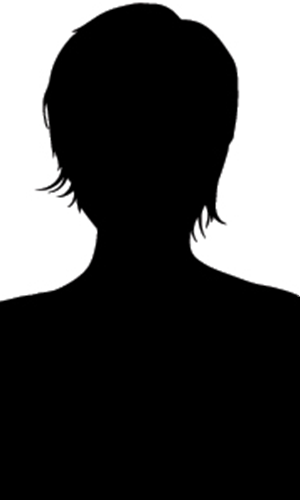
#> input picture videos/media/images/actor/Unknown/profile/profile.jpg, 300 x 500 px
$ python smartcrop.py ../videos/media/images/actor/Unknown/profile/profile.jpg out.png   (older library calls are emulated)
#> lines starting #> are read from the running program, lines starting #| are printed output that depends on the picture; after the words box and inside, x2 and y2 are one past the last pixel; in counts of white or black regions, pixels touching at a corner belong together
#> in main, image is the input picture: PIL image 300x500 RGB; mean R, G, B 74.9, 74.9, 74.9
#!/usr/bin/env python

import argparse
import json
import math
import sys
import numpy as np
from PIL import Image, ImageDraw
from PIL.ImageFilter import Kernel
'''
smartcrop.py
https://github.com/smartcrop/

smartcrop finds good crops for arbitrary images and crop sizes

Usage:

import json
import sys
import smartcrop
from PIL import Image

image = Image.open(path)
width, height = img.size[:2]

basewidth = 1280
if width < basewidth:
    wpercent = (basewidth/float(image.size[0]))
    hsize = int((float(image.size[1])*float(wpercent)))
    image = image.resize((basewidth,hsize), Image.ANTIALIAS)

sc = smartcrop.SmartCrop()
result = sc.crop(image, width=x, height=y)
print(json.dumps(result, indent=2))

cropped_image = image.crop(box)
cropped_image.thumbnail((options.width, options.height), Image.ANTIALIAS)
cropped_image.save(options.outputfile, 'JPEG', quality=90)

'''

def saturation(image):
    r, g, b = image.split()
    r, g, b = np.array(r, float), np.array(g, float), np.array(b, float)
    maximum = np.maximum(np.maximum(r, g), b)  # [0; 255]
    minimum = np.minimum(np.minimum(r, g), b)  # [0; 255]
    s = (maximum + minimum) / 255  # [0.0; 1.0]
    d = (maximum - minimum) / 255  # [0.0; 1.0]
    d[maximum == minimum] = 0  # if maximum == minimum:
    s[maximum == minimum] = 1  # -> saturation = 0 / 1 = 0
    mask = s > 1
    s[mask] = 2 - d[mask]
    return d / s  # [0.0; 1.0]


def thirds(x):
    """gets value in the range of [0, 1] where 0 is the center of the pictures
    returns weight of rule of thirds [0, 1]"""
    x = ((x + 2 / 3) % 2 * 0.5 - 0.5) * 16
    return max(1 - x * x, 0)


class SmartCrop(object):

    DEFAULT_SKIN_COLOR = [0.78, 0.57, 0.44]

    def __init__(
        self,
        detail_weight=0.2,
        edge_radius=0.4,
        edge_weight=-20,
        outside_importance=-0.5,
        rule_of_thirds=True,
        saturation_bias=0.2,
        saturation_brightness_max=0.9,
        saturation_brightness_min=0.05,
        saturation_threshold=0.4,
        saturation_weight=0.3,
        score_down_sample=8,
        skin_bias=0.01,
        skin_brightness_max=1,
        skin_brightness_min=0.2,
        skin_color=None,
        skin_threshold=0.8,
        skin_weight=1.8
    ):
        self.detail_weight = detail_weight
        self.edge_radius = edge_radius
        self.edge_weight = edge_weight
        self.outside_importance = outside_importance
        self.rule_of_thirds = rule_of_thirds
        self.saturation_bias = saturation_bias
        self.saturation_brightness_max = saturation_brightness_max
        self.saturation_brightness_min = saturation_brightness_min
        self.saturation_threshold = saturation_threshold
        self.saturation_weight = saturation_weight
        self.score_down_sample = score_down_sample
        self.skin_bias = skin_bias
        self.skin_brightness_max = skin_brightness_max
        self.skin_brightness_min = skin_brightness_min
        self.skin_color = skin_color or self.DEFAULT_SKIN_COLOR
        self.skin_threshold = skin_threshold
        self.skin_weight = skin_weight

    def analyse(
        self,
        image,
        crop_width,
        crop_height,
        max_scale=1,
        min_scale=0.9,
        scale_step=0.1,
        step=8
    ):
        """
        Analyze image and return some suggestions of crops (coordinates).
        This implementation / algorithm is really slow for large images.
        Use `crop()` which is pre-scaling the image before analyzing it.
        """
        cie_image = image.convert('L', (0.2126, 0.7152, 0.0722, 0))
        cie_array = np.array(cie_image)  # [0; 255]

        # R=skin G=edge B=saturation
        edge_image = self.detect_edge(cie_image)
        skin_image = self.detect_skin(cie_array, image)
        saturation_image = self.detect_saturation(cie_array, image)
        analyse_image = Image.merge('RGB', [skin_image, edge_image, saturation_image])

        del edge_image
        del skin_image
        del saturation_image

        score_image = analyse_image.copy()
        score_image.thumbnail(
            (
                int(math.ceil(image.size[0] / self.score_down_sample)),
                int(math.ceil(image.size[1] / self.score_down_sample))
            ),
            Image.ANTIALIAS)

        top_crop = None
        top_score = -sys.maxsize

        crops = self.crops(
            image,
            crop_width,
            crop_height,
            max_scale=max_scale,
            min_scale=min_scale,
            scale_step=scale_step,
            step=step)

        for crop in crops:
            crop['score'] = self.score(score_image, crop)
            if crop['score']['total'] > top_score:
                top_crop = crop
                top_score = crop['score']['total']

        return {'analyse_image': analyse_image, 'crops': crops, 'top_crop': top_crop}

    def crop(
        self,
        image,
        width,
        height,
        prescale=True,
        max_scale=1,
        min_scale=0.9,
        scale_step=0.1,
        step=8
    ):
        """Not yet fully cleaned from https://github.com/hhatto/smartcrop.py."""
#> called with width = 100, height = 100, prescale = True, max_scale = 1, min_scale = 0.9, scale_step = 0.1, step = 8
        scale = min(image.size[0] / width, image.size[1] / height)
#> scale = 3
        crop_width = int(math.floor(width * scale))
#> crop_width = 300
        crop_height = int(math.floor(height * scale))
#> crop_height = 300
        # img = 100x100, width = 95x95, scale = 100/95, 1/scale > min
        # don't set minscale smaller than 1/scale
        # -> don't pick crops that need upscaling
        min_scale = min(max_scale, max(1 / scale, min_scale))
#> min_scale = 0.9

        prescale_size = 1
        if prescale:
            prescale_size = 1 / scale / min_scale
#> prescale_size = 0.37
            if prescale_size < 1:
                image = image.copy()
                image.thumbnail(
                    (int(image.size[0] * prescale_size), int(image.size[1] * prescale_size)),
                    Image.ANTIALIAS)
#> image: PIL image 111x185 RGB
                crop_width = int(math.floor(crop_width * prescale_size))
#> crop_width = 111
                crop_height = int(math.floor(crop_height * prescale_size))
#> crop_height = 111
            else:
                prescale_size = 1

        result = self.analyse(
            image,
            crop_width=crop_width,
            crop_height=crop_height,
            min_scale=min_scale,
            max_scale=max_scale,
            scale_step=scale_step,
            step=step)

        for i in range(len(result['crops'])):
            crop = result['crops'][i]
            crop['x'] = int(math.floor(crop['x'] / prescale_size))
            crop['y'] = int(math.floor(crop['y'] / prescale_size))
            crop['width'] = int(math.floor(crop['width'] / prescale_size))
            crop['height'] = int(math.floor(crop['height'] / prescale_size))
            result['crops'][i] = crop
        return result

    def crops(
        self,
        image,
        crop_width,
        crop_height,
        max_scale=1,
        min_scale=0.9,
        scale_step=0.1,
        step=8
    ):
        image_width, image_height = image.size
        crops = []
        for scale in (
            i / 100 for i in range(
                int(max_scale * 100),
                int((min_scale - scale_step) * 100),
                -int(scale_step * 100))
        ):
            for y in range(0, image_height, step):
                if not (y + crop_height * scale <= image_height):
                    break
                for x in range(0, image_width, step):
                    if not (x + crop_width * scale <= image_width):
                        break
                    crops.append({
                        'x': x,
                        'y': y,
                        'width': crop_width * scale,
                        'height': crop_height * scale,
                    })
        if not crops:
            raise ValueError(locals())
        return crops

    def debug_crop(self, analyse_image, crop):
        debug_image = analyse_image.copy()
        debug_pixels = debug_image.getdata()
        debug_crop_image = Image.new(
            'RGBA',
            (
                int(math.floor(crop['width'])),
                int(math.floor(crop['height']))
            ),
            (255, 0, 0, 25)
        )
        ImageDraw.Draw(debug_crop_image).rectangle(
            ((0, 0), (crop['width'], crop['height'])),
            outline=(255, 0, 0))

        for y in range(analyse_image.size[1]):        # height
            for x in range(analyse_image.size[0]):    # width
                p = y * analyse_image.size[0] + x
                importance = self.importance(crop, x, y)
                if importance > 0:
                    debug_pixels.putpixel(
                        (x, y),
                        (
                            debug_pixels[p][0],
                            int(debug_pixels[p][1] + importance * 32),
                            debug_pixels[p][2]
                        ))
                elif importance < 0:
                    debug_pixels.putpixel(
                        (x, y),
                        (
                            int(debug_pixels[p][0] + importance * -64),
                            debug_pixels[p][1],
                            debug_pixels[p][2]
                        ))
        debug_image.paste(debug_crop_image, (crop['x'], crop['y']), debug_crop_image.split()[3])
        return debug_image

    def detect_edge(self, cie_image):
        return cie_image.filter(Kernel((3, 3), (0, -1, 0, -1, 4, -1, 0, -1, 0), 1, 1))

    def detect_saturation(self, cie_array, source_image):
        threshold = self.saturation_threshold
        saturation_data = saturation(source_image)
        mask = (
            (saturation_data > threshold) &
            (cie_array >= self.saturation_brightness_min * 255) &
            (cie_array <= self.saturation_brightness_max * 255))

        saturation_data[~mask] = 0
        saturation_data[mask] = (saturation_data[mask] - threshold) * (255 / (1 - threshold))

        return Image.fromarray(saturation_data.astype('uint8'))

    def detect_skin(self, cie_array, source_image):
        r, g, b = source_image.split()
        r, g, b = np.array(r, float), np.array(g, float), np.array(b, float)
#> r: shape (185, 111) float64
#> g: shape (185, 111) float64
#> b: shape (185, 111) float64
        rd = np.ones_like(r) * -self.skin_color[0]
        gd = np.ones_like(g) * -self.skin_color[1]
        bd = np.ones_like(b) * -self.skin_color[2]

        mag = np.sqrt(r * r + g * g + b * b)
        mask = ~(abs(mag) < 1e-6)
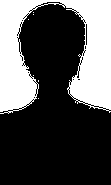
#> mask: shape (185, 111) bool; 32.6% white; 7 white regions (6 under 20 px), largest, box (x1, y1, x2, y2) and area: (0, 0, 111, 114) 6695
        rd[mask] = r[mask] / mag[mask] - self.skin_color[0]
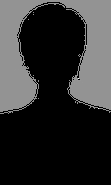
#> rd: shape (185, 111) float64; min -0.78, max 0.22, mean -0.592; drawn with min black and max white
        gd[mask] = g[mask] / mag[mask] - self.skin_color[1]
        bd[mask] = b[mask] / mag[mask] - self.skin_color[2]
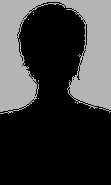
#> bd: shape (185, 111) float64; min -0.44, max 0.376, mean -0.252; drawn with min black and max white

        skin = 1 - np.sqrt(rd * rd + gd * gd + bd * bd)
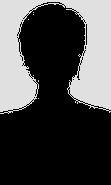
#> skin: shape (185, 111) float64; min -0.0616, max 0.868, mean 0.205; drawn with min black and max white
        mask = (
            (skin > self.skin_threshold) &
            (cie_array >= self.skin_brightness_min * 255) &
            (cie_array <= self.skin_brightness_max * 255))
#> mask: shape (185, 111) bool; every value is 0

        skin_data = (skin - self.skin_threshold) * (255 / (1 - self.skin_threshold))
        skin_data[~mask] = 0
#> skin_data: shape (185, 111) float64; every value is 0

        return Image.fromarray(skin_data.astype('uint8'))

    def importance(self, crop, x, y):
        if (
            crop['x'] > x or x >= crop['x'] + crop['width'] or
            crop['y'] > y or y >= crop['y'] + crop['height']
        ):
            return self.outside_importance

        x = (x - crop['x']) / crop['width']
        y = (y - crop['y']) / crop['height']
        px, py = abs(0.5 - x) * 2, abs(0.5 - y) * 2

        # distance from edge
        dx = max(px - 1 + self.edge_radius, 0)
        dy = max(py - 1 + self.edge_radius, 0)
        d = (dx * dx + dy * dy) * self.edge_weight
        s = 1.41 - math.sqrt(px * px + py * py)

        if self.rule_of_thirds:
            s += (max(0, s + d + 0.5) * 1.2) * (thirds(px) + thirds(py))

        return s + d

    def score(self, target_image, crop):
        score = {
            'detail': 0,
            'saturation': 0,
            'skin': 0,
            'total': 0,
        }
        target_data = target_image.getdata()
        target_width, target_height = target_image.size

        down_sample = self.score_down_sample
        inv_down_sample = 1 / down_sample
        target_width_down_sample = target_width * down_sample
        target_height_down_sample = target_height * down_sample

        for y in range(0, target_height_down_sample, down_sample):
            for x in range(0, target_width_down_sample, down_sample):
                p = int(
                    math.floor(y * inv_down_sample) * target_width +
                    math.floor(x * inv_down_sample)
                )
                importance = self.importance(crop, x, y)
                detail = target_data[p][1] / 255
                score['skin'] += (
                    target_data[p][0] / 255 *
                    (detail + self.skin_bias) *
                    importance
                )
                score['detail'] += detail * importance
                score['saturation'] += (
                    target_data[p][2] / 255 *
                    (detail + self.saturation_bias) *
                    importance
                )
        score['total'] = (
            score['detail'] * self.detail_weight +
            score['skin'] * self.skin_weight +
            score['saturation'] * self.saturation_weight
        ) / (crop['width'] * crop['height'])
        return score


def parse_argument():
    parser = argparse.ArgumentParser()
    parser.add_argument('inputfile', metavar='INPUT_FILE', help='Input image file')
    parser.add_argument('outputfile', metavar='OUTPUT_FILE', help='Output image file')
    parser.add_argument('--debug-file', metavar='DEBUG_FILE', help='Debugging image file')
    parser.add_argument('--width', dest='width', type=int, default=100, help='Crop width')
    parser.add_argument('--height', dest='height', type=int, default=100, help='Crop height')
    return parser.parse_args()


def main():
    options = parse_argument()

    image = Image.open(options.inputfile)
    if image.mode not in ['RGB', 'RGBA']:
        sys.stderr.write("{1} convert from mode='{0}' to mode='RGB'\n".format(
            image.mode, options.inputfile))
        new_image = Image.new('RGB', image.size)
        new_image.paste(image)
        image = new_image

    cropper = SmartCrop()
    result = cropper.crop(image, width=100, height=int(options.height / options.width * 100))
#> in saturation, `mask = s > 1`: mask: shape (185, 111) bool; 0.79% white in thin lines or dots, all inside (x1, y1, x2, y2) = (11, 0, 109, 109)
#> in saturation, `s[mask] = 2 - d[mask]`:
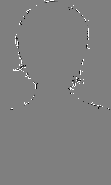
#> s: shape (185, 111) float64; min 0.00392, max 2, mean 1; drawn with min black and max white
#> in analyse, `analyse_image = Image.merge('RGB', [skin_image, edge_image, saturation..`:
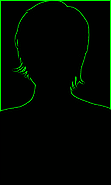
#> analyse_image: PIL image 111x185 RGB; mean R, G, B 0, 8.6, 0
#> in analyse, `crops = self.crops( image, crop_width, crop_height, max_scale=max_scal..`: crops = 32 items
#> the loop in analyse, `for crop in crops:` made 32 passes
#> the loop in crop, `for i in range(len(result['crops'])):` made 32 passes

    box = (result['top_crop']['x'], result['top_crop']['y'], result['top_crop']['width'] + result['top_crop']['x'], result['top_crop']['height'] + result['top_crop']['y'])

    if options.debug_file:
        analyse_image = result.pop('analyse_image')
        cropper.debug_crop(analyse_image, result['top_crop']).save(options.debug_file)
        print(json.dumps(result))

    cropped_image = image.crop(box)
    cropped_image.thumbnail((options.width, options.height), Image.ANTIALIAS)
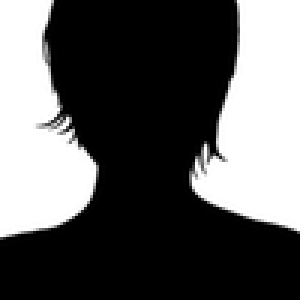
#> cropped_image: PIL image 100x100 RGB (shown 3 times larger); mean R, G, B 92.3, 92.3, 92.3
    cropped_image.save(options.outputfile, 'JPEG', quality=90)


if __name__ == '__main__':
    main()
